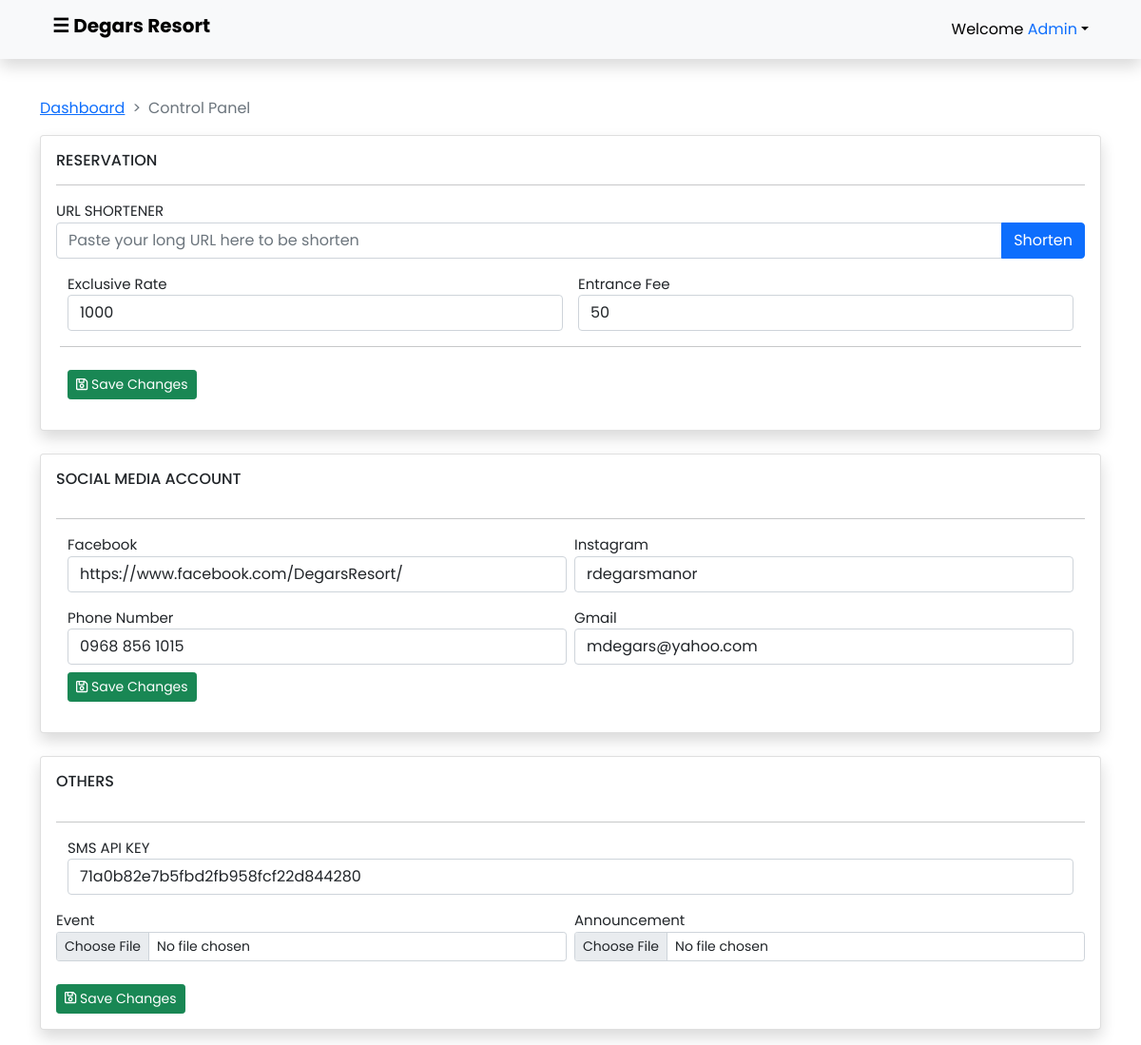
Page /admin/controls.php (signed in) on the committed database.
### tables this page shows
CREATE TABLE `control` (
  `control_id` int(11) NOT NULL,
  `entrancefee` varchar(20) NOT NULL,
  `package1_rate` int(20) NOT NULL,
  `package1_imagelink` varchar(500) NOT NULL,
  `package2_rate` int(20) NOT NULL,
  `package2_imagelink` varchar(500) NOT NULL,
  `exclusiverate` int(20) NOT NULL,
  `facebook` varchar(500) NOT NULL,
  `instagram` varchar(500) NOT NULL,
  `phone` varchar(500) NOT NULL,
  `email` varchar(500) NOT NULL,
  `eventimage` varchar(500) NOT NULL,
  `announcementimage` varchar(500) NOT NULL,
  `smsapi` varchar(500) NOT NULL
);

### admin/controls.php (the view, shortened to what this page needs)
<?php
if (isset($_SESSION['users_id']) && isset($_SESSION['users_username'])) {
?>
<?php include_once 'adheader.php'; ?>
<?php
$db = mysqli_connect('localhost', 'root', '', 'capstwo');
$fetchcp = mysqli_fetch_assoc(mysqli_query($db, "SELECT * FROM `control` WHERE `control_id` = 1"));
?>
<?php
    $longUrl = '';
?>
<div style="overflow-y: auto;">
    <div id="main">
        <div class="container pt-4">
            <nav style="--bs-breadcrumb-divider: '>';" aria-label="breadcrumb">
                <ol class="breadcrumb">
                    <li class="breadcrumb-item"><a href="dashboard.php">Dashboard</a></li>
                    <li class="breadcrumb-item active" aria-current="page">Control Panel</li>
                </ol>
            </nav>
        </div>
        <main style="font-size: 15px;">
            <div class="container">
                <div class="card shadow bg-body rounded">
                    <div class="card-body">
                        <div>
                            <h6>RESERVATION</h6>
                            <hr>
                        </div>
                        <form method="post" action="">
                            <label for="">URL SHORTENER</label>
                            <div class="input-group mb-3">
                                <input type="text" class="form-control"
                                    placeholder="Paste your long URL here to be shorten"
                                    aria-label="Paste your Long URL" name="long_url" id="long_url"
                                    value="<?php echo htmlspecialchars($longUrl); ?>" aria-describedby="button-addon2"
                                    required>
                                <button type="submit" id="button-addon2" class="btn btn-primary">Shorten</button>
                            </div>
                        </form>
                        <form action="functions/editcontrols.php" method="post">
                            <div class="container-fluid mb-3">
                                <div class="row g-3">
                                    <div class="col-sm">
                                        <label for="">Exclusive Rate</label>
                                        <input type="text" class="form-control form-cotrol-sm" id="exclusiveRateInput"
                                            name="exclusiverate" value="<?php echo $fetchcp['exclusiverate'] ?>"
                                            placeholder="Exclusive Rate" aria-label="P1Rate">
                                    </div>
                                    <div class="col-sm">
                                        <label for="">Entrance Fee</label>
                                        <input type="text" class="form-control form-cotrol-sm" id="entranceFeeInput"
                                            name="entrancefee" value='<?php echo $fetchcp['entrancefee'];?>'
                                            placeholder="Entrance Fee" aria-label="P2Rate">
                                    </div>
                                    <hr>
                                </div>
                                <button type="submit" name="reservationPanel" class="btn btn-success btn-sm mt-2"
                                    onclick="return confirm('Save changes?')">
                                    <i class="far fa-save"></i> Save Changes
                                </button>
                            </div>
                        </form>
                    </div>
                </div>
            </div>
            <div class="container mt-4">
                <div class="card shadow bg-body rounded">
                    <div class="card-body">
                        <div class="d-grid gap-2">
                            <h6>SOCIAL MEDIA ACCOUNT</h6>
                            <hr>
                        </div>
                        <form action="functions/editcontrols.php" method="post">
                            <div class="container-fluid mb-3">
                                <div class="row g-2 mb-3">
                                    <div class="col-sm">
                                        <label for="">Facebook</label>
                                        <input type="text" class="form-control form-cotrol-sm" name="facebook"
                                            value="<?php echo $fetchcp['facebook'] ?>" placeholder="P1 Rate"
                                            aria-label="P1Rate">
                                    </div>
                                    <div class="col-sm">
                                        <label for="">Instagram</label>
                                        <input type="text" class="form-control form-cotrol-sm" name="instagram"
                                            value="<?php echo $fetchcp['instagram'] ?>" placeholder="P2 Rate"
                                            aria-label="P2Rate">
                                    </div>
                                </div>
                                <div class="row g-2">
                                    <div class="col-sm">
                                        <label for="">Phone Number</label>
                                        <input type="text" class="form-control form-cotrol-sm" name="phone"
                                            value="<?php echo $fetchcp['phone'] ?>" placeholder="Exclusive Rate"
                                            aria-label="P1Rate">
                                    </div>
                                    <div class="col-sm">
                                        <label for="">Gmail</label>
                                        <input type="text" class="form-control form-cotrol-sm" name="email"
                                            value="<?php echo $fetchcp['email'] ?>" placeholder="Entrance Fee"
                                            aria-label="P2Rate">
                                    </div>
                                </div>
                                <button type="submit" onclick="return confirm('Save changes?')" name="socialMediaPanel"
                                    class="btn btn-success btn-sm mt-2"><i class="far fa-save"></i> Save
                                    Changes</button>
                            </div>
                        </form>
                    </div>
                </div>
            </div>
            <div class="container mt-4">
                <div class="card shadow bg-body rounded">
                    <div class="card-body card-sm">
                        <div class="d-grid gap-2">
                            <h6>OTHERS</h6>
                            <hr>
                        </div>
                        <form action="functions/editcontrols.php" method="post" enctype="multipart/form-data">
                            <div class="container-fluid mb-3">
                                <div class="mb-3">
                                    <label for="">SMS API KEY</label>
                                    <input type="text" name="smsapi" value="<?php echo $fetchcp['smsapi'] ?>" class="form-control" id="">
                                </div>
                                </div>
                                <div class="row g-2 mb-3">
                                    <div class="col-sm">
                                        <label for="">Event</label>
                                        <input type="file" name="eventimage" class="form-control form-control-sm" id="">
                                    </div>
                                    <div class="col-sm">
                                        <label for="">Announcement</label>
                                        <input type="file" name="announcementimage" class="form-control form-control-sm" id="">
                                    </div>
                                </div>
                                <button type="submit" name="otherPanel" onclick="return confirm('Save changes?')"
                                    class="btn btn-success btn-sm mt-2"><i class="far fa-save"></i> Save
                                    Changes</button>
                            </div>
                    </div>
                </div>
            </div>
    </div>
<?php include_once 'adfooter.php'; ?>
<?php
}else{
    header("Location: ../login.php");
    exit();
}
?>

### admin/resources/css/dashboard.css (style rules this page uses)
* { padding: 0; margin: 0; }
body { font-family: 'Poppins', sans-serif; }

### admin/adheader.php (style rules this page uses)
* { padding: 0; margin: 0; }
body { font-family: 'Poppins', sans-serif; transition: background-color .5s; }
#main { transition: margin-left .5s; padding: 16px; }

### rows in the picture
control: exclusiverate "1000", entrancefee "50", facebook "https://www.facebook.com/DegarsResort/", instagram "rdegarsmanor", phone "0968 856 1015", email "mdegars@yahoo.com", smsapi "71a0b82e7b5fbd2fb958fcf22d844280"

### other values in the picture
$_SESSION['users_username'] "Admin"
